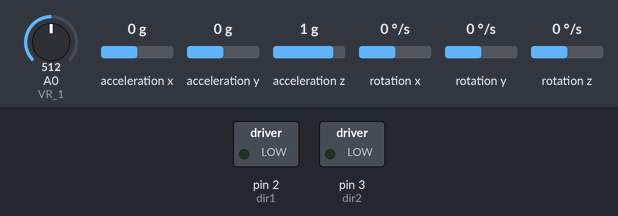
Simulated run of this sketch. Board: Arduino Uno, built with avr-gcc and run on an emulated ATmega328P. Parts: switched loads named in the sketch (green lamp = pin HIGH). The inputs (shaded band) are chosen by the test bench; at power-on: A0 (VR_1) = 512, acceleration x 0 g, acceleration y 0 g, acceleration z 1 g, rotation x 0 °/s, rotation y 0 °/s, rotation z 0 °/s. Pins used as bus, display or sensor lines are not drawn; what the sketch prints to the serial monitor is not drawn.

Above: at 0.1 s.
At 1.2 s:
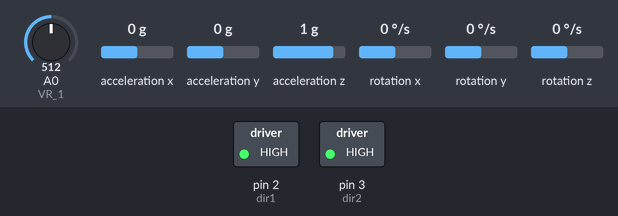
Timing chart, 0 to 2.7 s (numbered marks = the images above):
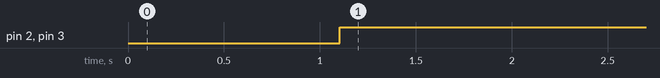

The sketch:

balancing_robotv2_ard.ino
```cpp
#include "Wire.h"
#include "I2Cdev.h"
#include "MPU6050.h"
//#include <Servo.h>
#include <SPI.h>

MPU6050 accelgyro;
int16_t ax, ay, az;
int16_t gx, gy, gz;


#define dir1  2
#define dir2  3
#define sck1  4
#define sck2  5
#define VR_1 0
#define VR_2 1
#define VR_3 2
#define VR_4 3
#define VR_5 6


#define Gry_offset 0.00
#define Gyr_Gain 0.00763358
#define Angle_offset 0.00f
#define offset_motor1  1275
#define offset_motor2  1275
#define pi 3.14159

void myPID(void);
void PWMControl(float set_motor1, float set_motor2);
float limit(float input, int min_limit, int max_limit);
float smooth(float alfa, float new_data, float old_data);
void MOTOR_Handle(void);


float P_CompCoeff = 0.95;

long data;
int x, y;

///kp = 11.36
float kp = 11.36, ki = 0.000, kd = 0.0;
float r_angle, f_angle, output_pid;
float Turn_Speed = 0, Turn_Speed_K = 0;
float Run_Speed = 0, Run_Speed_K = 0, Run_Speed_T = 0;
float LOutput, ROutput;

unsigned long preTime = 0;
float SampleTime = 0.08;
unsigned long lastTime;
float Input, Output;
float errSum, dErr, error, lastErr;
int timeChange;

uint8_t buf[32];
//unsigned long previousMillis = 0;        // will store last time LED was updated
unsigned long previousMillis = 0;
unsigned long previousMillis2 = 0;
// constants won't change :
const long interval = 10;
int8_t motor_a_m, motor_b_m, angle_m, error_m, error_dot_m, kp_m, ki_m, kd_m;
int Output_m;
uint32_t time_now, time_prev, time_prev2;


//Servo myservo1;
//Servo myservo2;

float vr1, vr2, vr3, vr4, vr5, vr6;

boolean s1 = 0;
boolean s2 = 0;
void setup()
{
  pinMode(dir1, OUTPUT);
  pinMode(dir2, OUTPUT);
  pinMode(sck1, OUTPUT);
  pinMode(sck2, OUTPUT);
  digitalWrite(dir1, LOW);
  digitalWrite(dir2, LOW);
  //  pinMode(VR_1, INPUT);
  //  pinMode(VR_2, INPUT);
  //  pinMode(VR_3, INPUT);
  //  pinMode(VR_4, INPUT);
  //  pinMode(VR_5, INPUT);
  Wire.begin();
  delay(100);
  accelgyro.initialize();
  delay(1000);
  Serial.begin(115200);
}
float butA_motor = 0;
float butB_motor = 0;
float ftoA_motor = 0;
unsigned long period_A, period_B;


void loop()
{
  time_now = millis();

  if (time_now - time_prev >= 10)
  {
    time_prev = time_now;
    ///////////////////////////////////////////////////
    accelgyro.getMotion6(&ax, &ay, &az, &gx, &gy, &gz);  //  ay  az gx

     //   kd = vr1 * .001f ;
    //    ki = vr2 * .01f ;
    //    kd = vr3 * .01f ;
    //    Run_Speed_T = vr4 * 0.3f ;
    //    r_angle = (-vr5 + 512) * 0.04f ;

    //    Serial.print("data : ");
    //    Serial.print(kp);         Serial.print("  ");
    //    Serial.print(ki);        Serial.print("  ");
    //    Serial.print(kd);        Serial.print("  ");
    //    Serial.print(Run_Speed_T);        Serial.print("  ");
    //    Serial.println(r_angle);

    f_angle += ((-gy / 32.8f) * (0.01f));
    float pitchAcc = atan2(ax, az) * RAD_TO_DEG;
    f_angle = P_CompCoeff * f_angle + (1.0f - P_CompCoeff) * pitchAcc;
    f_angle = (int)(f_angle * 10);
    f_angle = f_angle * 0.1f;
    //Serial.print(pitchAcc); Serial.print("\t");
    //Serial.println(f_angle);

    ///////////////////////////////////////////////////

    //////////////////////////////////////////////////


    if (f_angle < 15 && f_angle > -15)
    {
      myPID();
      PWMControl( butA_motor,  butA_motor);
    } else {
      period_A = 0xffffffff;
      period_B = 0xffffffff;
      butA_motor = 0;
      errSum = 0;
    }
  }

  MOTOR_Handle();
  //    if (time_now - time_prev2 >= 20)
  //  {
  //    time_prev2 = time_now;
  //    motor_a_m = (uint8_t)((((int)limit(LOutput, 1050, 1500)) - 1000) / 5);
  //    motor_b_m = (uint8_t)((((int)limit(ROutput, 1050, 1500)) - 1000) / 5);
  //    angle_m = (int8_t)f_angle;
  //    error_m = (int8_t)r_angle;
  //    kp_m = (int8_t)kp;
  //    ki_m = (int8_t)ki;
  //    kd_m = (int8_t)kd;
  //    Serial.print("&");
  //    Serial.print(",");
  //    Serial.print((int8_t)(motor_a_m)); //ความแรงเป็น%มอเตอร์ซ้าย
  //    Serial.print(",");
  //    Serial.print((int8_t)(motor_b_m)); //ความแรงเป็น%มอเตอร์ขวา
  //    Serial.print(",");
  //    Serial.print(angle_m);  // มุมจากใจโร
  //    Serial.print(",");
  //    Serial.print(error_m); //มุมที่ต้องการ
  //    Serial.print(",");
  //    Serial.print(kp_m); //  kp
  //    Serial.print(",");
  //    Serial.print(ki_m); //  ki
  //    Serial.print(",");
  //    Serial.print(kd_m); //  kd
  //    Serial.println(",");
  //  }
   vr1 = smooth(0.01f, (analogRead(VR_1) ), vr1);
  //  vr2 = smooth(0.01f, (analogRead(VR_2) ), vr2);
  //  vr3 = smooth(0.01f, (analogRead(VR_3) ), vr3);
  //  vr4 = smooth(0.01f, (analogRead(VR_4) ), vr4);
  //  vr5 = smooth(0.01f, (analogRead(VR_5) ), vr5);

}


void myPID()
{
  lastErr = error;
  error = 0.30+f_angle;
  dErr = (error - lastErr) * 10.0f;
  errSum = limit(errSum + (error * 0.01f), -100, 100);

  output_pid = (kp * error) + (ki * errSum) + (kd * dErr);

  LOutput = output_pid;
  ROutput = output_pid;
  butA_motor = limit((butA_motor + LOutput * 0.01f), -5, 5);
  //butA_motor =LOutput;
  Serial.println(f_angle);
}

void PWMControl(float set_motor1, float set_motor2)
{
  //
  if (set_motor1 > 0.0)
  {
    set_motor1 =  1000000.00f / (3200.00f * set_motor1);
    digitalWrite(dir1, 1);
    digitalWrite(dir2, 1);

  } else {

    set_motor1 = -1000000.00f / (3200.00f * set_motor1);
    digitalWrite(dir1, 0);
    digitalWrite(dir2, 0);

  }

  period_A = set_motor1;
  period_B = period_A;

}

float limit(float input, int min_limit, int max_limit)
{
  if (input > max_limit)input = max_limit;
  if (input < min_limit)input = min_limit;
  return input;
}

float smooth(float alfa, float new_data, float old_data)
{
  return (old_data + alfa * (new_data - old_data));
}

void MOTOR_Handle(void)
{
  unsigned long currentMillis = micros();
  if (currentMillis - previousMillis >= period_A)
  {
    // save the last time you blinked the LED
    previousMillis = currentMillis;
    s1 = !s1;
    digitalWrite(sck2, s1);
  }

  if (currentMillis - previousMillis2 >= period_B)
  {
    // save the last time you blinked the LED
    previousMillis2 = currentMillis;
    s2 = !s2;
    digitalWrite(sck2, s2);
  }
}
```

Measured:
- by itself, pin 2 (dir1), pin 3 (dir2): LOW → HIGH at 1.1 s
